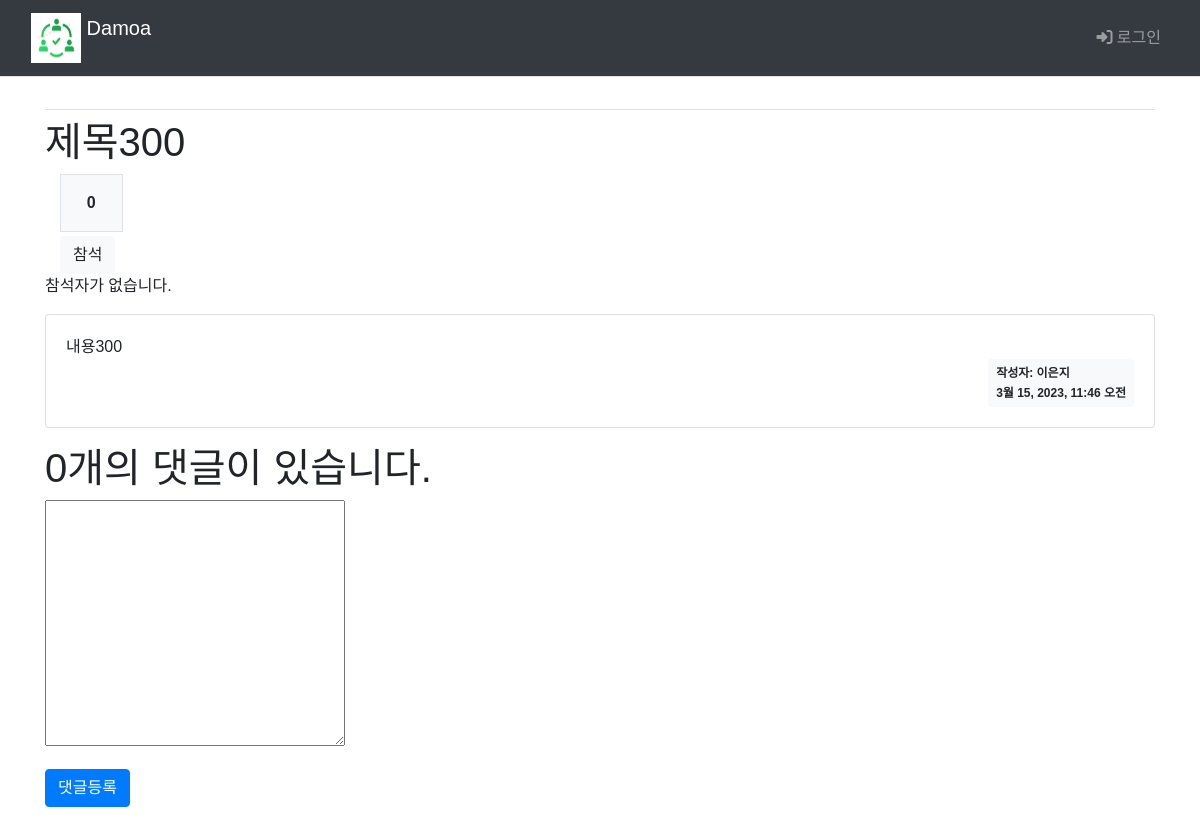
The page /main/board_list/301/ on the database as committed earlier.
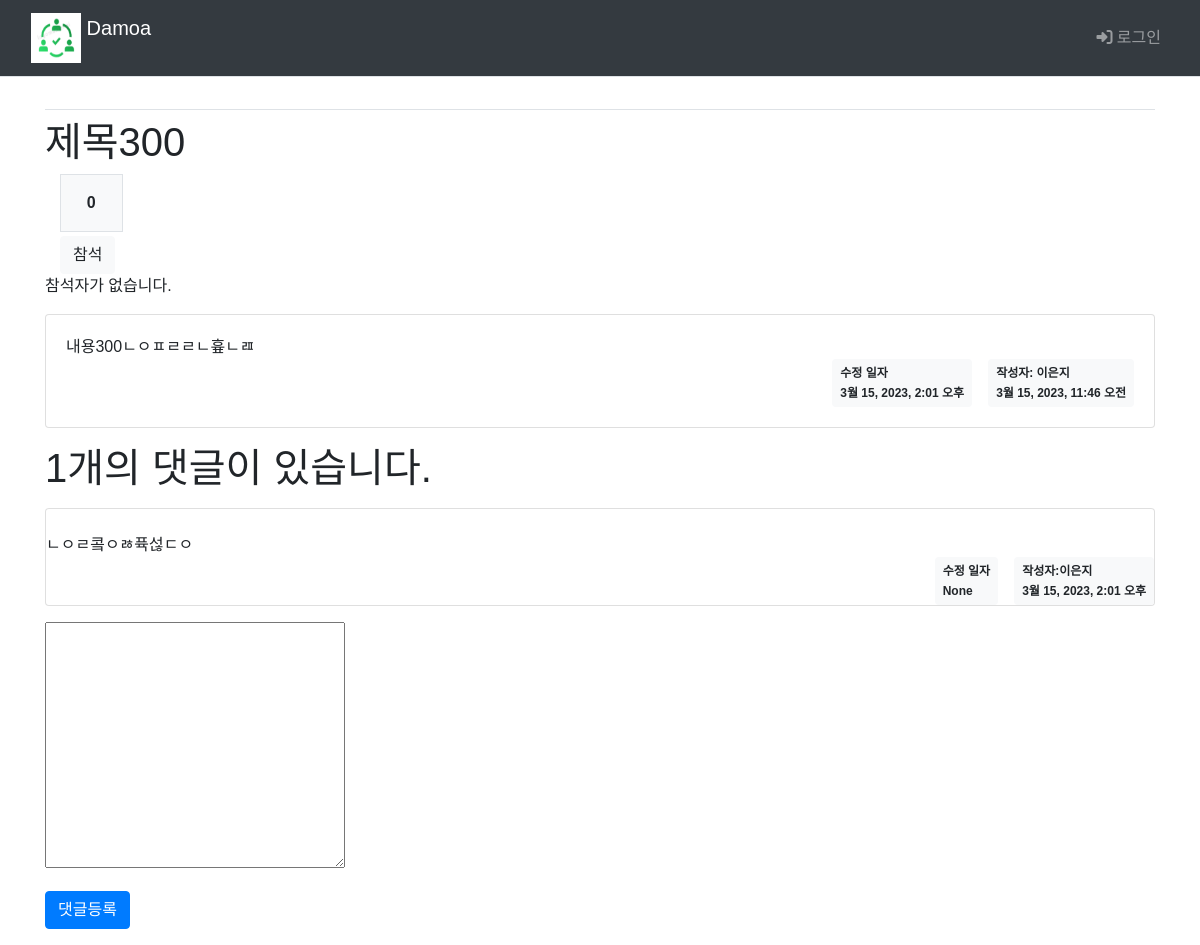
The same page on the database as committed later.
### main/models.py (models this page shows, shortened)
class Board(models.Model):
    club = models.ForeignKey(Club, on_delete=models.CASCADE)
    author = models.ForeignKey(settings.AUTH_USER_MODEL, on_delete=models.CASCADE, default=1, null=True, related_name='author_board')
    subject = models.CharField('제목', max_length = 200,
                               help_text='게시글의 제목을 한 줄로 작성하세요.')
    content = models.TextField('내용', help_text='내용을 상세히 작성하세요.')
    create_date = models.DateTimeField('생성일')
    modify_date = models.DateTimeField(null=True, blank=True)
    voter=models.ManyToManyField(settings.AUTH_USER_MODEL, related_name='voter_board')

class Reply(models.Model):
    board = models.ForeignKey(Board, on_delete=models.CASCADE)
    author = models.ForeignKey(settings.AUTH_USER_MODEL, on_delete=models.CASCADE, default=1, null=True)
    content = models.TextField()
    create_date = models.DateTimeField('생성일')
    modify_date = models.DateTimeField(null=True, blank=True)

### common/models.py (models this page shows)
class CustomUser(AbstractBaseUser, PermissionsMixin) :
    email = models.EmailField(blank=True, unique=True, default='')
    username = models.CharField(max_length = 15, unique=True)
    name = models.CharField(max_length=15)
    age = models.IntegerField()
    ad = models.CharField(max_length=50)
    is_active = models.BooleanField(default=True)
    is_superuser = models.BooleanField(default=True)
    is_staff = models.BooleanField(default=True)
    date_joined = models.DateTimeField(default=timezone.now)
    last_login = models.DateTimeField(blank=True, null=True)
    objects = CustomUserManager()
    USERNAME_FIELD = 'username'
    REQUIRED_FIELD = ['name']
    class Meta :
        ordering = ['-date_joined']
        verbose_name = 'User'
        verbose_name_plural = 'User'

### main/views.py (the view)
# urls.py: path('main/board_list/<int:board_id>/', views.detail, name='detail'),
def detail(request, board_id):
    board=get_object_or_404(Board, pk=board_id)
    context={'board':board}
    return render(request, 'main/board_detail.html',context)

### templates/main/board_detail.html (shortened to what this page needs)
{% extends 'base.html' %}
{% load static %}
{% block content %}
  <div class="container my-3">
    <h2 class="border-bottom py-2">
      <h1>{{board.subject}}</h1>
    </h2>
    <div class="col-1">
      <div class="bg-light  text-center p-3 border font-weight-bolder mb-1">{{board.voter.count}}</div>
      <a href="#" data-uri="{%url 'main:vote_board' board.id %}" class="recommend btn btn-light">참석</a>
    </div>
    {%if vote_board %}
      {%for voter in vote_board %}
        <h2>참석자:{{board.voter}}</h2>
      {% endfor %}
    {% else %}
      참석자가 없습니다.
    {% endif %}
    <div class="card my-3">
      <div class="card-body">
        <div class="cartd-text" style="white-space:pre-line;">{{board.content}}</div>
        <div class="d-flex justify-content-end">
          {% if board.modify_date %}
            <div class="badge badge-light p-2 text-left mx-3">
              <div class="mb-2">수정 일자</div>
              <div>{{ board.modify_date }}</div>
            </div>
          {% endif %}
          <div class="badge badge-light p-2 text-left">
            <div class="mb-2">작성자:
              {{board.author.name}}</div>
            <div>{{ board.create_date }}</div>
          </div>
        </div>
      </div>
    </div>
    <h1>{{board.reply_set.count}}개의 댓글이 있습니다.</h1>
    {% for reply in board.reply_set.all %}
      <div class="card my-3">
        <div class="card-text" style="white-space: pre-line;">
          {{reply.content}}
        </div>
        <div class="d-flex justify-content-end">
          {% if board.modify_date %}
            <div class="badge badge-light p-2 text-left mx-3">
              <div class="mb-2">수정 일자</div>
              <div>{{ reply.modify_date }}</div>
            </div>
          {% endif %}
          <div class="badge badge-light p-2 text-left">
            <div class="mb-2">작성자:{{ reply.author.name }}</div>
            <div>{{ reply.create_date }}</div>
          </div>
        </div>
      </div>
    {% endfor %}
    <form action="{%url 'main:reply_create' board.id%}" method="post">
      <div class="form-group">
        <textarea name="content" id="content" cols="30" rows="10"></textarea>
      </div>
      <input type="submit" value="댓글등록" class="btn btn-primary">
    </form>
  </div>
{% endblock %}

### templates/base.html (shortened to what this page needs)
{% load static %}
<!DOCTYPE html>
<html lang="ko">
  <head>
    <link rel="stylesheet" type="text/css" href="{% static 'bootstrap.min.css' %}">
    <link rel="stylesheet" type="text/css" href="{% static 'style.css' %}">
    <link rel="stylesheet" href="https://cdnjs.cloudflare.com/ajax/libs/font-awesome/6.3.0/css/all.min.css"/>
  </head>
  <body>
    <nav class="navbar navbar-expand-sm navbar-dark bg-dark border-bottom">
      <div class="container-fluid">
        {% if user.is_authenticated %}
          <a class="navbar-brand" href="{% url 'main:main' %}">
            <img src="{% static 'img/damoa logo.png' %}" width="50px" height="50px" class="d-inline-block align-top" alt="Logo">
            Damoa
          </a>
        {% else %}
          <a class="navbar-brand" href="{% url 'main:index' %}">
            <img src="{% static 'img/damoa logo.png' %}" width="50px" height="50px" class="d-inline-block align-top" alt="Logo">
            Damoa
          </a>
        {% endif %}
        <div class="collapse navbar-collapse justify-content-end" id="navbarNav" align="right">
          <ul class="navbar-nav">
            <li class="nav-item">
              {% if user.is_authenticated %}
                <a class="nav-link justify-content-end" href="{% url 'common:logout' %}">
                  <i class="fa-solid fa-right-from-bracket"></i>
                  {{ user.name }}
                  (로그아웃)
                </a>
              {% else %}
                <a class="nav-link justify-content-end" href="{% url 'common:login' %}">
                  <i class="fa-solid fa-right-to-bracket"></i>
                  로그인</a>
              {% endif %}
            </li>
          </ul>
        </div>
      </div>
    </nav>
    {% block content %}{% endblock %}
  </body>
</html>

### static/style.css (style rules this page uses)
* { font-family: 'Noto Sans KR', sans-serif; }

Rows that differ between the two databases and show on the page:
changed Board "제목300": content "내용300" → "내용300ㄴㅇㅍㄹㄹㄴ흎ㄴㄿ"; modify_date (not shown) → "3월 15, 2023, 2:01 오후"; reply_set.count "0" → "1"
added Reply: content "ㄴㅇㄹ콬ㅇㅀ퓩섢ㄷㅇ", modify_date "None", author.name "이은지", create_date "3월 15, 2023, 2:01 오후"
Other text that changed with them:
text now shown: "수정 일자"
